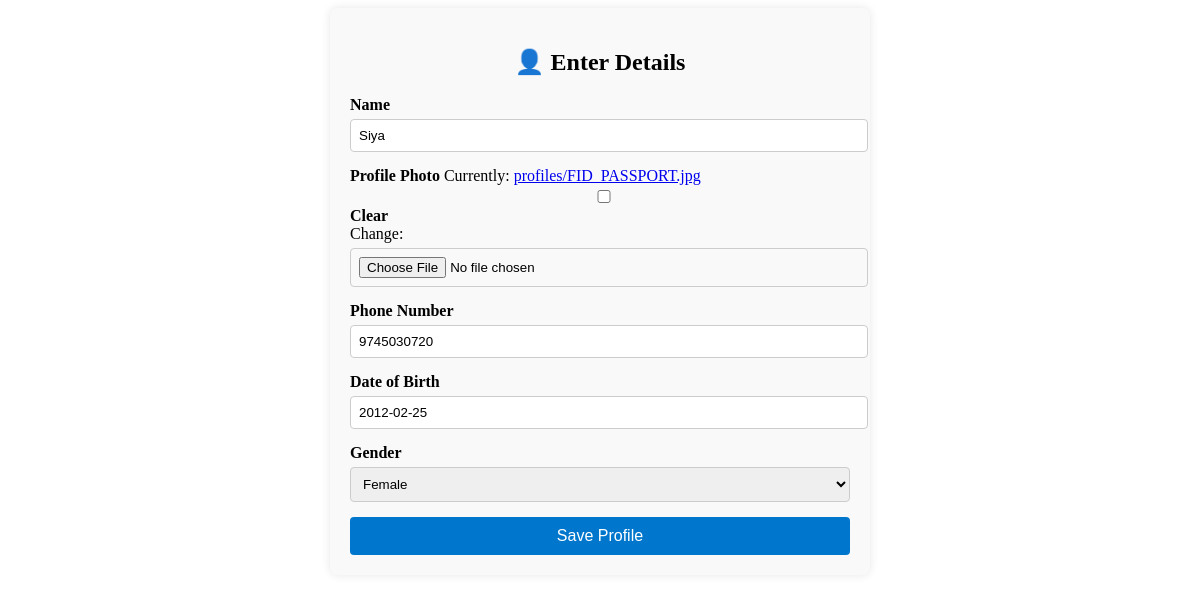
The app's page /user-details/ (signed in) with its own data.
### core/models.py (models this page shows, shortened)
class UserProfile(models.Model):
    GENDER_CHOICES = (
        ('male', 'Male'),
        ('female', 'Female'),
        ('other', 'Other'),
    )
    user = models.OneToOneField(CustomUser, on_delete=models.CASCADE)
    name = models.CharField(max_length=100)
    profile_photo = models.ImageField(upload_to='profiles/', blank=True, null=True)
    phone_number = models.CharField(max_length=15, blank=True)
    date_of_birth = models.DateField(blank=True, null=True)
    gender = models.CharField(max_length=10, choices=GENDER_CHOICES)
    profile_completed = models.BooleanField(default=False)

### core/views.py (the view)
# urls.py: path('user-details/', views.user_profile_view, name='user_profile'),
@login_required
def user_profile_view(request):
    profile, created = UserProfile.objects.get_or_create(user=request.user)
    if request.method == 'POST':
        form = UserProfileForm(request.POST, request.FILES, instance=profile)
        print("Method:", request.method)
        print("Form valid:", form.is_valid())
        print("Form errors:", form.errors)
        if form.is_valid():
            form.save()
            request.user.profile_completed = True
            request.user.save()
            print("Redirecting to dashboard from user_profile_view")
            return redirect('user_dashboard')
    else:
        form = UserProfileForm(instance=profile)
    return render(request, 'core/user_profile.html', {'form': form})

### core/forms.py
class UserProfileForm(forms.ModelForm):
    class Meta:
        model = UserProfile
        fields = ['name','profile_photo', 'phone_number', 'date_of_birth', 'gender']

### core/templates/core/user_profile.html (shortened to what this page needs)
<!DOCTYPE html>
<html>
<head>
</head>
<body>
<div class="form-wrapper">
    <h2>👤 Enter Details</h2>
    <form action="/user-details/" method="POST" enctype="multipart/form-data">
        <div class="form-group">
            <label for="id_name">Name</label>
            {{ form.name }}
        </div>
        <div class="form-group">
            <label for="id_profile_photo">Profile Photo</label>
            {{ form.profile_photo }}
        </div>
        <div class="form-group">
            <label for="id_phone_number">Phone Number</label>
            {{ form.phone_number }}
        </div>
        <div class="form-group">
            <label for="id_date_of_birth">Date of Birth</label>
            {{ form.date_of_birth }}
        </div>
        <div class="form-group">
            <label for="id_gender">Gender</label>
            {{ form.gender }}
        </div>
        <button type="submit">Save Profile</button>
    </form>
</div>
</body>
</html>

### core/templates/core/user_profile.html (style rules this page uses)
.form-wrapper { max-width: 500px; margin: auto; padding: 20px; border-radius: 8px; background-color: #f9f9f9; box-shadow: 0 0 10px rgba(0,0,0,0.1); }
.form-wrapper h2 { text-align: center; margin-bottom: 20px; }
.form-group { margin-bottom: 15px; }
label { font-weight: bold; }
input, select, textarea { width: 100%; padding: 8px; margin-top: 5px; border-radius: 4px; border: 1px solid #ccc; }
button { width: 100%; padding: 10px; background-color: #0077cc; color: white; border: none; border-radius: 4px; font-size: 16px; }

### records on screen
UserProfile: name "Siya", phone_number "9745030720", date_of_birth "2012-02-25", gender "Female"
